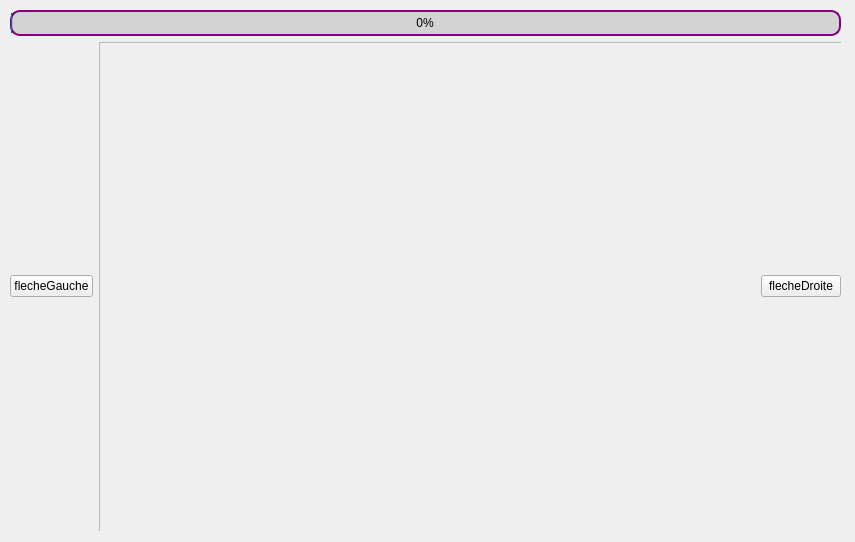
<?xml version="1.0" encoding="UTF-8"?>
<ui version="4.0">
 <class>fenetreProgression</class>
 <widget class="QWidget" name="fenetreProgression">
  <property name="windowModality">
   <enum>Qt::WindowModal</enum>
  </property>
  <property name="enabled">
   <bool>true</bool>
  </property>
  <property name="geometry">
   <rect>
    <x>0</x>
    <y>0</y>
    <width>855</width>
    <height>542</height>
   </rect>
  </property>
  <property name="minimumSize">
   <size>
    <width>0</width>
    <height>0</height>
   </size>
  </property>
  <property name="maximumSize">
   <size>
    <width>1011</width>
    <height>645</height>
   </size>
  </property>
  <property name="windowTitle">
   <string>Progression</string>
  </property>
  <property name="styleSheet">
   <string notr="true"/>
  </property>
  <widget class="QWidget" name="verticalLayoutWidget">
   <property name="geometry">
    <rect>
     <x>10</x>
     <y>10</y>
     <width>831</width>
     <height>521</height>
    </rect>
   </property>
   <layout class="QVBoxLayout" name="verticalLayout" stretch="0,0">
    <property name="sizeConstraint">
     <enum>QLayout::SetDefaultConstraint</enum>
    </property>
    <item>
     <widget class="QProgressBar" name="progressBar">
      <property name="accessibleName">
       <string/>
      </property>
      <property name="styleSheet">
       <string notr="true">QProgressBar {
background-color: lightgrey;
border: 2px solid purple;
border-radius: 10px;
}

QProgressBar::chunk {

}</string>
      </property>
      <property name="value">
       <number>0</number>
      </property>
      <property name="alignment">
       <set>Qt::AlignCenter</set>
      </property>
      <property name="format">
       <string>%p%</string>
      </property>
     </widget>
    </item>
    <item>
     <layout class="QHBoxLayout" name="horizontalLayout" stretch="10,100,10">
      <property name="sizeConstraint">
       <enum>QLayout::SetDefaultConstraint</enum>
      </property>
      <item>
       <widget class="QPushButton" name="flecheGauche">
        <property name="text">
         <string>flecheGauche</string>
        </property>
       </widget>
      </item>
      <item>
       <widget class="QFrame" name="frame">
        <property name="enabled">
         <bool>true</bool>
        </property>
        <property name="minimumSize">
         <size>
          <width>779</width>
          <height>536</height>
         </size>
        </property>
        <property name="maximumSize">
         <size>
          <width>779</width>
          <height>536</height>
         </size>
        </property>
        <property name="frameShape">
         <enum>QFrame::StyledPanel</enum>
        </property>
        <property name="frameShadow">
         <enum>QFrame::Raised</enum>
        </property>
       </widget>
      </item>
      <item>
       <widget class="QPushButton" name="flecheDroite">
        <property name="text">
         <string>flecheDroite</string>
        </property>
       </widget>
      </item>
     </layout>
    </item>
   </layout>
  </widget>
 </widget>
 <resources/>
 <connections/>
</ui>
